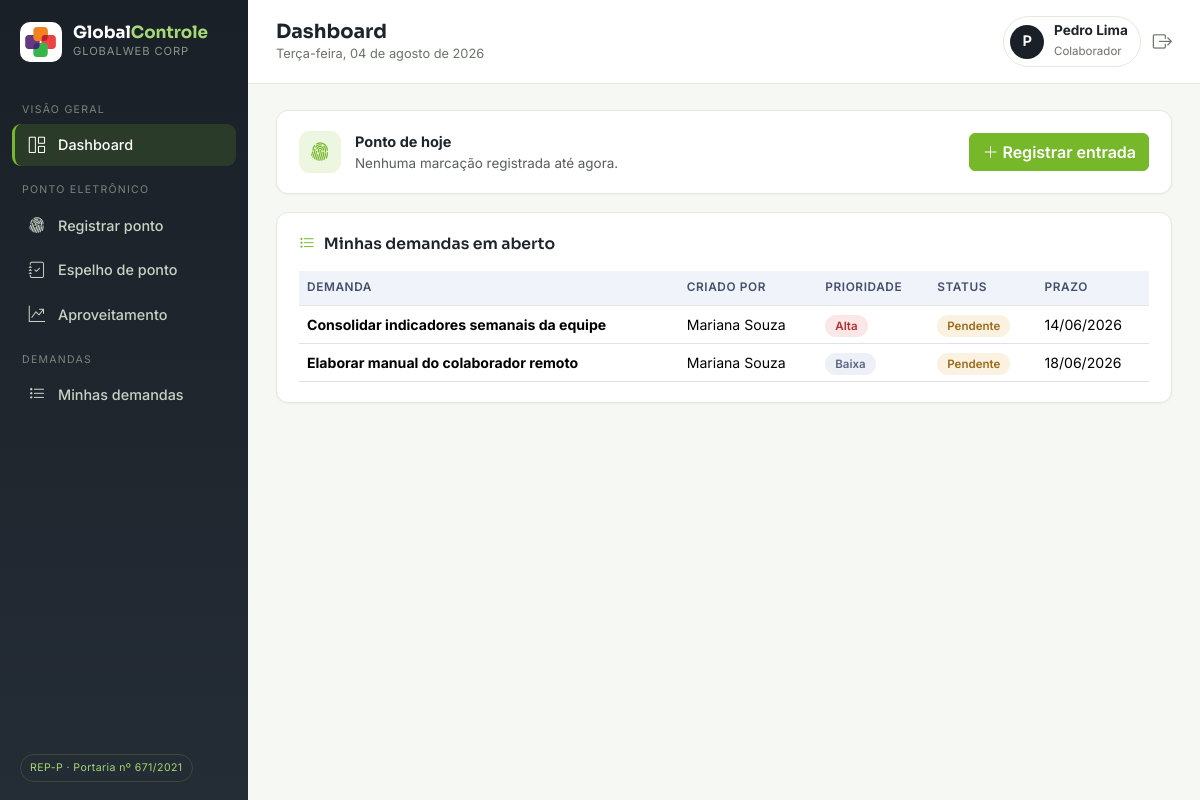
/ (signed in), run on the app's committed database.
### tables this page shows
CREATE TABLE DBDemanda (
    id_demanda     INTEGER PRIMARY KEY AUTOINCREMENT,
    titulo         VARCHAR(200) NOT NULL,
    descricao      TEXT,
    prioridade     VARCHAR(10)  NOT NULL CHECK (prioridade IN ('baixa','media','alta')),
    status         VARCHAR(20)  NOT NULL DEFAULT 'pendente'
                   CHECK (status IN ('pendente','andamento','concluida')),
    prazo          DATE,
    id_responsavel INTEGER NOT NULL REFERENCES DBUsuario(id_usuario),
    id_criador      INTEGER NOT NULL REFERENCES DBUsuario(id_usuario),
    data_criacao   DATETIME NOT NULL DEFAULT CURRENT_TIMESTAMP,
    data_conclusao DATETIME
);

CREATE TABLE DBUsuario (
    id_usuario    INTEGER PRIMARY KEY AUTOINCREMENT,
    nome          VARCHAR(150) NOT NULL,
    email         VARCHAR(150) NOT NULL UNIQUE,
    cpf           VARCHAR(14)  NOT NULL,
    senha         VARCHAR(255) NOT NULL,
    perfil        VARCHAR(20)  NOT NULL CHECK (perfil IN ('colaborador','gestor','admin')),
    ativo         BOOLEAN      NOT NULL DEFAULT 1,
    data_cadastro DATETIME     NOT NULL DEFAULT CURRENT_TIMESTAMP
);

### app.py (the view, shortened to what this page needs)
@app.route('/')
@login_obrigatorio()
def dashboard():
    db = get_db()
    uid, perfil = session['uid'], session['perfil']
    ctx = {}
    regs = marcacoes_do_dia(db, uid)
    ctx['regs_hoje'] = regs
    ctx['proxima'] = proxima_marcacao(regs)
    if perfil == 'colaborador':
        ctx['minhas'] = db.execute(
            'SELECT d.*, g.nome AS criador FROM DBDemanda d '
            'JOIN DBUsuario g ON g.id_usuario=d.id_criador '
            "WHERE d.id_responsavel=? AND d.status<>'concluida' "
            'ORDER BY d.prazo', (uid,)).fetchall()
    return render_template('dashboard.html', **ctx)

### app.py (called while the page is built)
def get_db():
    if 'db' not in g:
        g.db = sqlite3.connect(DB_PATH)
        g.db.row_factory = sqlite3.Row
        g.db.execute('PRAGMA foreign_keys = ON')
    return g.db

def login_obrigatorio(perfis=None):
    def deco(f):
        @wraps(f)
        def wrapper(*a, **kw):
            if 'uid' not in session:
                return redirect(url_for('login'))
            if perfis and session.get('perfil') not in perfis:
                flash('Acesso restrito ao seu perfil.', 'warning')
                return redirect(url_for('dashboard'))
            return f(*a, **kw)
        return wrapper
    return deco

@app.context_processor
def inject_globais():
    DIAS = ['segunda-feira', 'terça-feira', 'quarta-feira', 'quinta-feira',
            'sexta-feira', 'sábado', 'domingo']
    MESES = ['janeiro', 'fevereiro', 'março', 'abril', 'maio', 'junho', 'julho',
             'agosto', 'setembro', 'outubro', 'novembro', 'dezembro']
    agora = datetime.now()
    data_pt = f'{DIAS[agora.weekday()]}, {agora.day:02d} de {MESES[agora.month - 1]} de {agora.year}'
    return {'agora': agora, 'data_extenso': data_pt, 'ROTULO_PONTO': ROTULO_PONTO}

def marcacoes_do_dia(db, uid, dia=None):
    dia = dia or date.today()
    return db.execute(
        "SELECT * FROM DBRegistroPonto WHERE id_usuario=? AND date(data_hora)=? "
        'ORDER BY nsr', (uid, dia.strftime('%Y-%m-%d'))).fetchall()

def proxima_marcacao(regs):
    if not regs:
        return 'entrada'
    ultimo = regs[-1]['tipo']
    if ultimo == 'saida':
        return None
    return SEQUENCIA_PONTO[SEQUENCIA_PONTO.index(ultimo) + 1]

### templates/dashboard.html (shortened to what this page needs)
{% extends 'base.html' %}
{% block cabecalho %}Dashboard{% endblock %}
{% block conteudo %}
<div class="cartao mb-3" style="display:flex;align-items:center;justify-content:space-between;gap:16px;flex-wrap:wrap">
  <div style="display:flex;align-items:center;gap:14px">
    <div class="kpi-icone ki-azul mb-0"><i class="bi bi-fingerprint"></i></div>
    <div>
      <strong>Ponto de hoje</strong>
      <div class="text-muted" style="font-size:.84rem">
        {% if regs_hoje %}
          {% for r in regs_hoje %}
            <span class="selo selo-tipo-{{ r.tipo }} me-1">{{ ROTULO_PONTO[r.tipo] }} {{ r.data_hora[11:16] }}</span>
          {% endfor %}
        {% else %}
          Nenhuma marcação registrada até agora.
        {% endif %}
      </div>
    </div>
  </div>
  {% if proxima %}
    <a href="{{ url_for('ponto') }}" class="btn btn-primary"><i class="bi bi-plus-lg me-1"></i>Registrar {{ ROTULO_PONTO[proxima]|lower }}</a>
  {% else %}
    <span class="selo selo-concluida">Jornada encerrada</span>
  {% endif %}
</div>
{% if session.perfil == 'colaborador' %}
  <div class="cartao">
    <div class="cartao-titulo"><i class="bi bi-list-task"></i> Minhas demandas em aberto</div>
    {% if minhas %}
    <div class="table-responsive">
      <table class="table">
        <thead><tr><th>Demanda</th><th>Criado por</th><th>Prioridade</th><th>Status</th><th>Prazo</th></tr></thead>
        <tbody>
        {% for d in minhas %}
          <tr>
            <td><strong>{{ d.titulo }}</strong></td>
            <td>{{ d.criador }}</td>
            <td><span class="selo selo-{{ d.prioridade }}">{{ d.prioridade|capitalize }}</span></td>
            <td><span class="selo selo-{{ d.status }}">{{ {'pendente':'Pendente','andamento':'Em andamento','concluida':'Concluída'}[d.status] }}</span></td>
            <td>{{ d.prazo[8:] ~ '/' ~ d.prazo[5:7] ~ '/' ~ d.prazo[:4] if d.prazo else '—' }}</td>
          </tr>
        {% endfor %}
        </tbody>
      </table>
    </div>
    {% else %}
      <div class="vazio"><i class="bi bi-check2-circle"></i>Nenhuma demanda em aberto. Bom trabalho!</div>
    {% endif %}
  </div>
{% endif %}
{% endblock %}

### static/css/style.css (style rules this page uses)
:root { --navy: #1A2027; --navy-2: #242C35; --azul: #76B82A; --azul-claro: #EDF6E1; --verde: #1E8E5A; --ambar: #E8A13D; --vermelho: #D64545; --fundo: #F6F8F4; --superficie: #FFFFFF; --texto: #1E242B; --texto-suave: #6A7468; --borda: #E4E9E0; --raio: 12px; }
* { box-sizing: border-box; }
body { margin: 0; background: var(--fundo); color: var(--texto); font-family: 'Inter', system-ui, sans-serif; font-size: 14.5px; }
.cartao { background: var(--superficie); border: 1px solid var(--borda); border-radius: var(--raio); padding: 20px 22px; box-shadow: 0 1px 2px rgba(16,33,58,.04); }
.cartao + .cartao { margin-top: 18px; }
.cartao-titulo { font-family: 'Sora'; font-weight: 600; font-size: .98rem; display: flex; align-items: center; gap: 9px; margin-bottom: 14px; }
.cartao-titulo i { color: var(--azul); }
.kpi-icone { width: 42px; height: 42px; border-radius: 11px; display: grid; place-items: center; font-size: 1.2rem; margin-bottom: 10px; }
.ki-azul { background: var(--azul-claro); color: var(--azul); }
.table { font-size: .88rem; margin-bottom: 0; }
.table thead th { background: #F0F3F9; color: #44506B; font-weight: 600; font-size: .74rem; text-transform: uppercase; letter-spacing: .05em; border-bottom: 1px solid var(--borda); }
.table td { vertical-align: middle; }
.selo { font-size: .72rem; font-weight: 600; padding: 4px 10px; border-radius: 99px; }
.selo-pendente { background: #FBF1E0; color: #9A6A1B; }
.selo-alta { background: #FBE7E7; color: #B03030; }
.selo-baixa { background: #EDF0F6; color: #5A6680; }
.btn-primary { background: var(--azul); border-color: var(--azul); font-weight: 600; }

### data on the page
DBDemanda: titulo "Consolidar indicadores semanais da equipe", criador "Mariana Souza", prioridade "Alta", status "Pendente", prazo "14/06/2026"
DBDemanda: titulo "Elaborar manual do colaborador remoto", criador "Mariana Souza", prioridade "Baixa", status "Pendente", prazo "18/06/2026"

### other printed values
{{ data_extenso|capitalize }} "Terça-feira, 04 de agosto de 2026"
{{ session.nome[:1] }} "P"
{{ session.nome.split(' ')[0] }} "Pedro"
{{ session.nome.split(' ')[-1] }} "Lima"
{{ ROTULO_PONTO[proxima]|lower }} "entrada"
